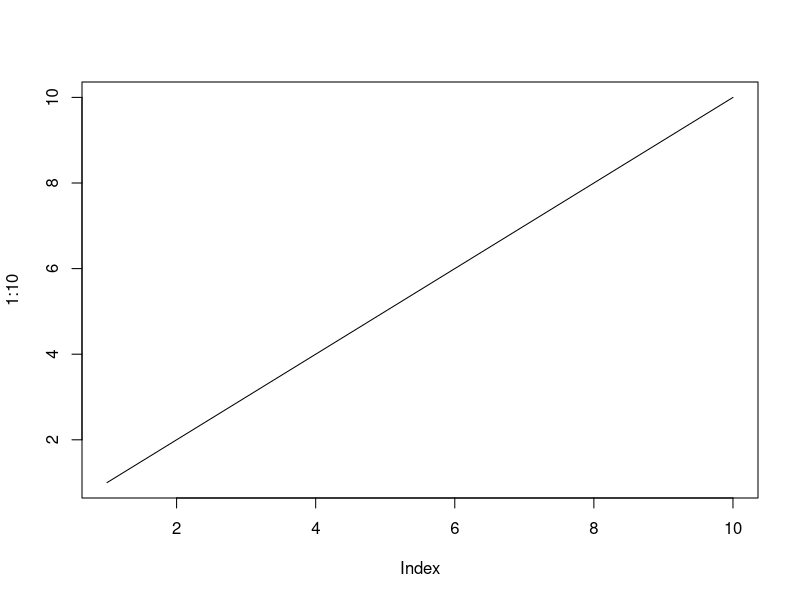
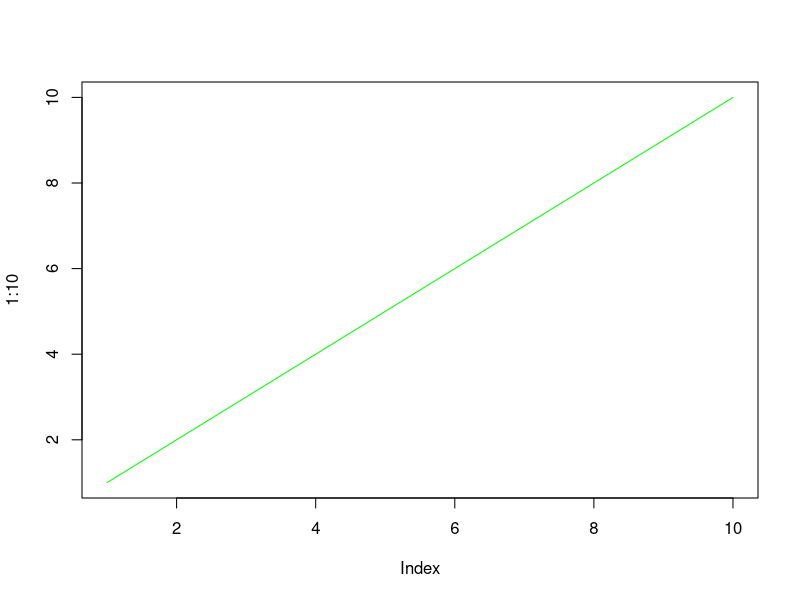
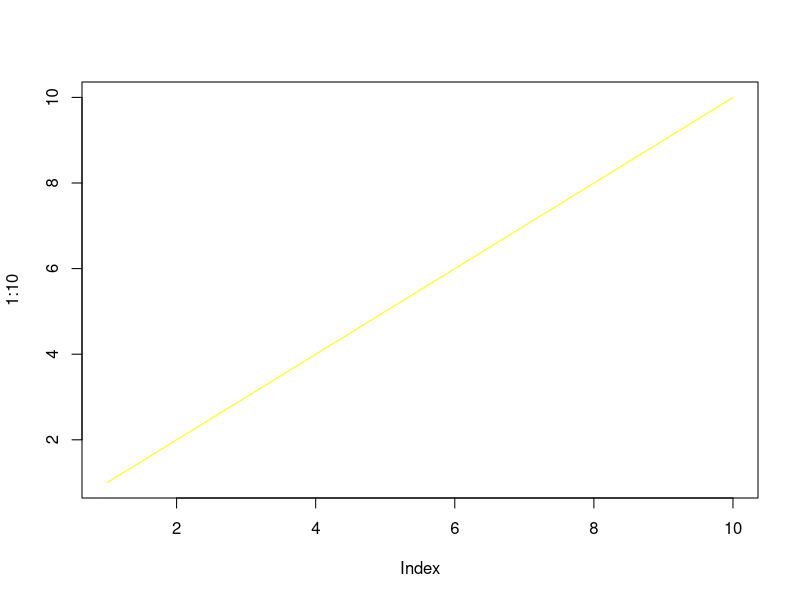
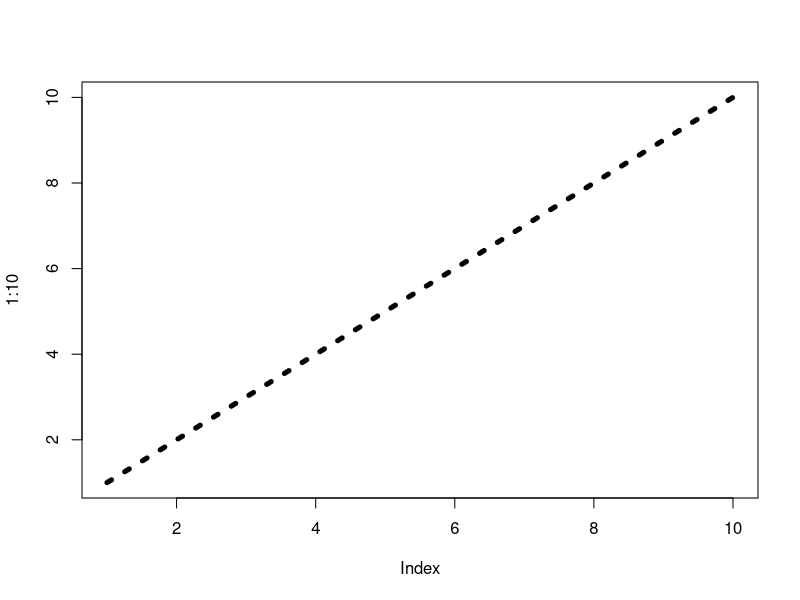
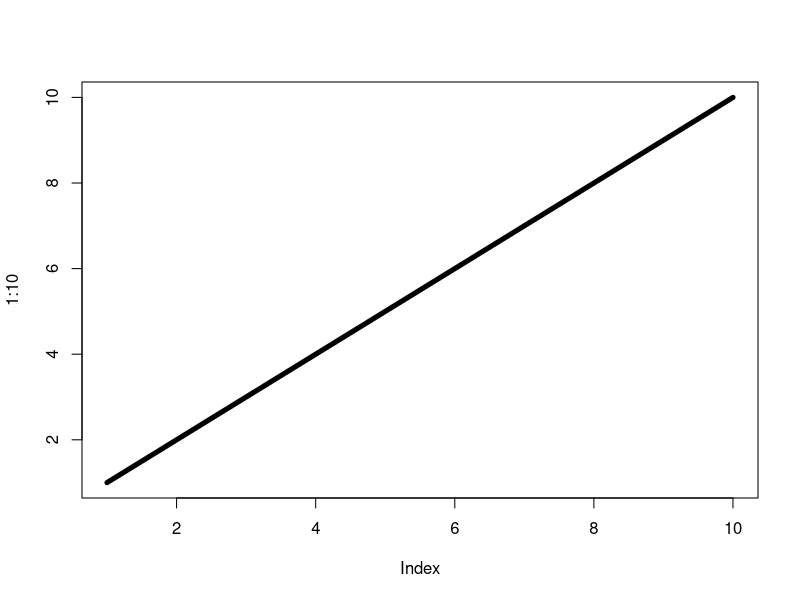
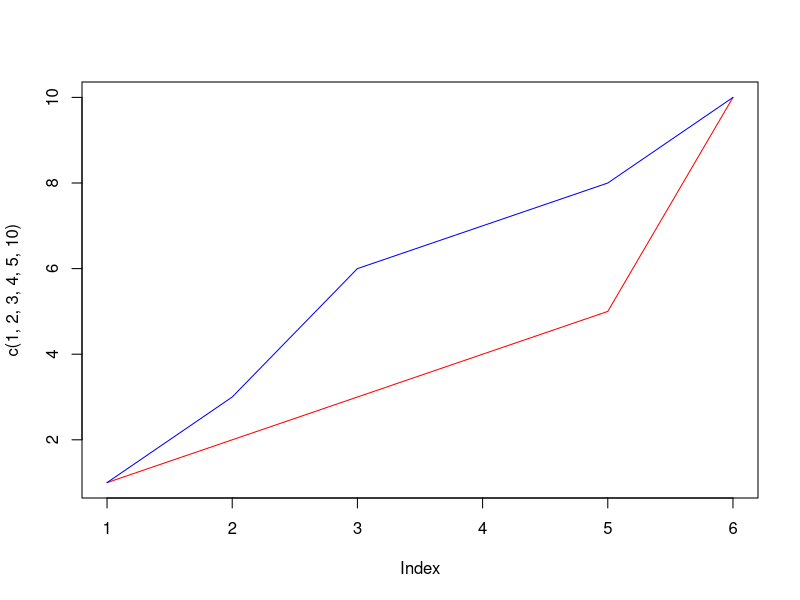

These charts were generated, in order, by the following R code:
#Day 5: R Graphics

#Line Plot - a line graph has a line that connects all points in a diagram

# simple line plot
plot(1:10, type="l")
plot(1:10, type="l", col="green")

#lwd - line width
# (1 is default, while 0.5 means 50% smaller, and 2 means 100% larger)

plot(1:10, type="l", col="yellow", lwd=1)


# lty - line styles
#lty parameter with a value from 0 to 6 to specify the line format.
#0 removes the line
#1 displays a solid line
#2 displays a dashed line
#3 displays a dotted line
#4 displays a "dot dashed" line
#5 displays a "long dashed" line
#6 displays a "two dashed" line

plot(1:10, type="l", lwd=5, lty=3)
plot(1:10, type="l", lwd=5, lty=)

# multiple lines
# to display multiple lines, use lines() function
#lines() function adds another line to the existing plot

plot(c(1,2,3,4,5,10), type="l", col="red")
lines(c(1,3,6,7,8,10), type="l", col="blue")

